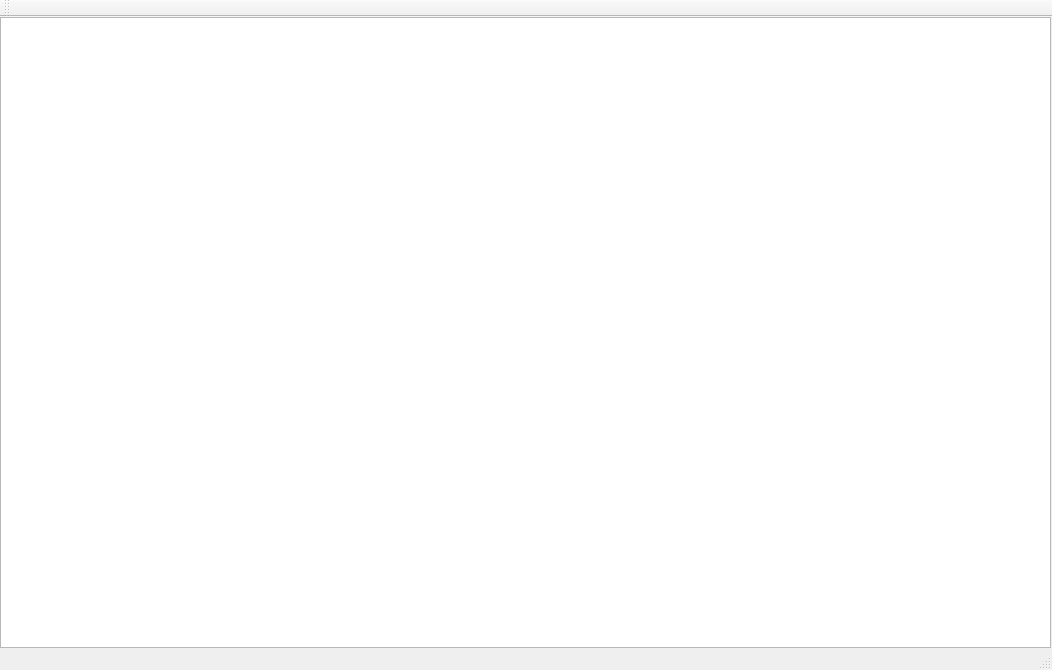
<?xml version="1.0" encoding="UTF-8"?>
<ui version="4.0">
 <class>MainWindow</class>
 <widget class="QMainWindow" name="MainWindow">
  <property name="geometry">
   <rect>
    <x>0</x>
    <y>0</y>
    <width>1052</width>
    <height>670</height>
   </rect>
  </property>
  <property name="windowTitle">
   <string>MainWindow</string>
  </property>
  <widget class="QWidget" name="centralWidget">
   <widget class="QGraphicsView" name="gv">
    <property name="geometry">
     <rect>
      <x>0</x>
      <y>0</y>
      <width>1051</width>
      <height>631</height>
     </rect>
    </property>
   </widget>
  </widget>
  <widget class="QMenuBar" name="menuBar">
   <property name="geometry">
    <rect>
     <x>0</x>
     <y>0</y>
     <width>1052</width>
     <height>26</height>
    </rect>
   </property>
  </widget>
  <widget class="QToolBar" name="mainToolBar">
   <attribute name="toolBarArea">
    <enum>TopToolBarArea</enum>
   </attribute>
   <attribute name="toolBarBreak">
    <bool>false</bool>
   </attribute>
  </widget>
  <widget class="QStatusBar" name="statusBar"/>
 </widget>
 <layoutdefault spacing="6" margin="11"/>
 <resources/>
 <connections/>
</ui>
